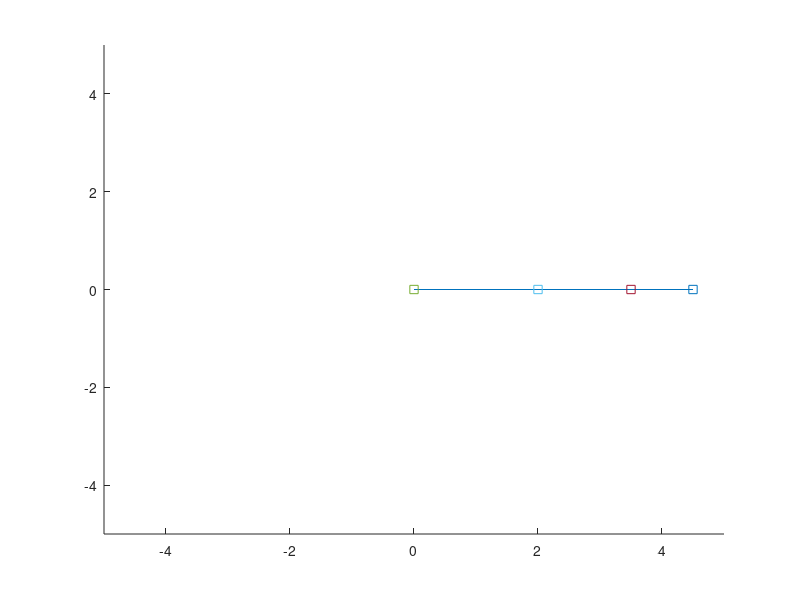

The MATLAB script that drew this image: (Note: this script raises an error after producing the figure.)
% MATLAB code to perform forward kinematics and simulate the working of
% a 3 DOF robotic arm, given the joint angles.

% Taking input before showing initial positions.
fprintf('Enter theta 1, theta 2, theta 3 in degrees\n');
% Parameters t1, t2, t3 are the joint angles.
t1 = input('');
t2 = input('');
t3 = input('');

% Initial positions of the joints of the 3 arms
x = [0 2 3.5 4.5];
y = [0 0 0 0];

% Draw lines in initial positions
l = line(x, y);
hold on;
l1 = plot(x(1), y(1), '-');
l2 = plot(x(2), y(2), '-');
l3 = plot(x(3), y(3), '-');
l4 = plot(x(4), y(4), '-');
l5 = plot(x(1), y(1), 's');
l6 = plot(x(2), y(2), 's');
l7 = plot(x(3), y(3), 's');
l8 = plot(x(4), y(4), 's');

% Fix axes
axis([-5 5 -5 5]);

% I am assuming the reference frames' x axes along the length of
% the links for each link.

t1 = t1 * (pi / 180);
t2 = t2 * (pi / 180);
t3 = t3 * (pi / 180);

% angles between previous and next x axes are denoted by theta.
theta1 = t1;
theta2 = t2;
theta3 = t3;

% Product of all 3 angles will be a multiple of LCM of 3 angles
theta = theta1 * theta2 * theta3;

% Accounting for negative values of angles.
if theta < 0
    theta = -theta;
end

% Running a for loop to obtain animation

for i = 0 : 0.003 : theta
    
    tt1 = (i * theta1) ./ (theta);
    tt2 = (i * theta2) ./ (theta);
    tt3 = (i * theta3) ./ (theta);

    % transformation matrices

    % rotation matrices
    R1 = Rotate(tt1);
    R2 = Rotate(tt2);
    R3 = Rotate(tt3);

    % translation matrices
    % parameters are link lengths
    T2 = Translate(2);
    T3 = Translate(1.5);
    T4 = Translate(1);

    % finding second point
    
    % transformation matrix
    Y = R1 * T2;
    
    % Finding new coordinates
    Y1 = Y * [0; 0; 0; 1];
    x(2) = Y1(1);
    y(2) = Y1(2);

    % finding third point
    
    % transformation matrix
    Y = R1 * T2 * R2 * T3;
    
    % Finding new coordinates
    Y1 = Y * [0; 0; 0; 1];
    x(3) = Y1(1);
    y(3) = Y1(2);

    % finding fourth point
    
    % transformation matrix
    Y = R1 * T2 * R2 * T3 * R3 * T4;
    
    % Finding new coordinates
    Y1 = Y * [0; 0; 0; 1];
    x(4) = Y1(1);
    y(4) = Y1(2);

    % display points and lengths of arms
    % to verify that joint length does not change.
    
    % length1 = (((x(1) - x(2)) .^ 2) + ((y(1) - y(2)) .^ 2)) .^ (0.5);
    % length2 = (((x(3) - x(2)) .^ 2) + ((y(3) - y(2)) .^ 2)) .^ (0.5);
    % length3 = (((x(3) - x(4)) .^ 2) + ((y(3) - y(4)) .^ 2)) .^ (0.5);
    % disp(length1);
    % disp(length2);
    % disp(length3);
    
    % delete the line already drawn so that it is not seen when next
    % line gets drawn.
    delete(l);
    delete(l5);
    delete(l6);
    delete(l7);
    delete(l8);
    % draw line and fix axes
    l = line(x, y);
    hold on;
    l1 = plot(x(1), y(1), '-');
    l2 = plot(x(2), y(2), '-');
    l3 = plot(x(3), y(3), '-');
    l4 = plot(x(4), y(4), '-');
    l5 = plot(x(1), y(1), 's');
    l6 = plot(x(2), y(2), 's');
    l7 = plot(x(3), y(3), 's');
    l8 = plot(x(4), y(4), 's');
    axis([-5 5 -5 5]);
    % wait for 0.01 seconds before moving to next iteration.
    pause(0.01);
end
